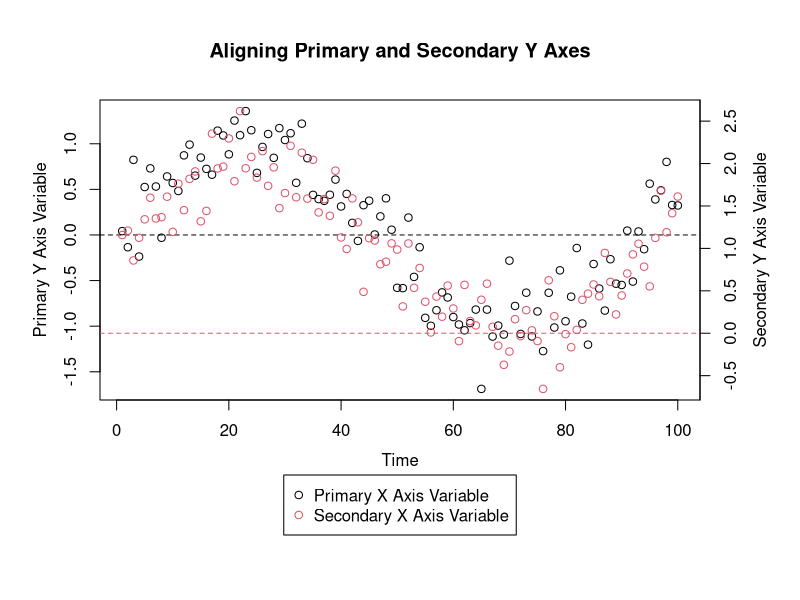
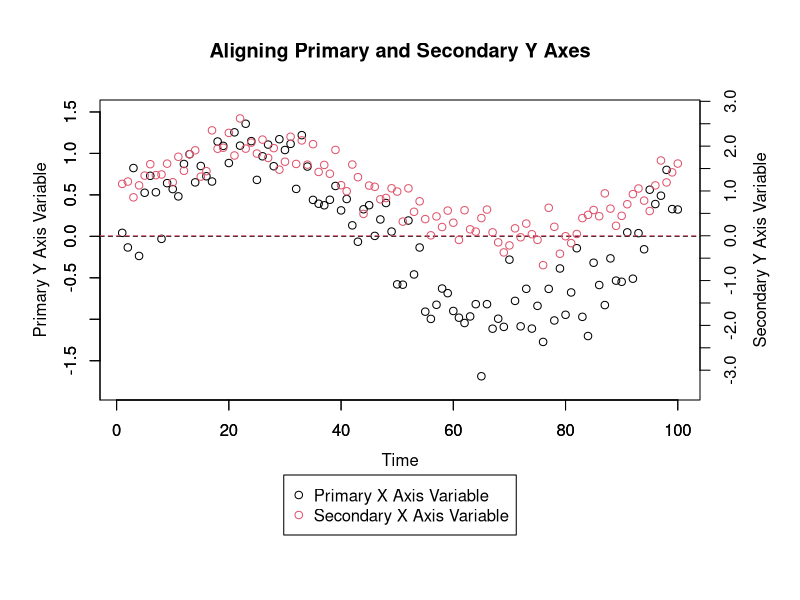

Here is the R script that generated these plots, in order:

# Aligning a Value on Primary and Secondary Y Axes on
# Plots in R

# By David Moore


# You might want to align a value (such as 0) on both the
# primary and secondary y axes. Aligning values can't
# typically be done by default. You could manually
# define axis limits for both axes to align a value, but
# if you manually choose values for these limits, you
# might end up with more space on the top or the bottom
# of the graph than is desireable.

# This code will determine how to optimally align a value
# on both the primary and the secondary y axes such that
# there isn't too much additional space on the top or the
# bottom of any graph.

# At the bottom of this R script, I provide a function
# for calculating rescaled y axis ranges based on a value
# you wish to align across both y axes.


# Generate some made-up data

Practice_Data <- data.frame(Time = 1:100, Primary_Y_Axis_Variable = sin(1:100 / 15) + rnorm(100, 0, 0.25), Secondary_Y_Axis_Variable = sin(1:100 / 15) + rnorm(100, 1, 0.25))


# Graph the data

par(mar = c(10, 5, 5, 5))
with(Practice_Data, plot(Time, Primary_Y_Axis_Variable, xlab = "", ylab = ""))
mtext("Time", 1, 2.5)
mtext("Primary Y Axis Variable", 2, 2.5)
title("Aligning Primary and Secondary Y Axes")
abline(h = 0, lty = 2)
par(new = T)
with(Practice_Data, plot(Time, Secondary_Y_Axis_Variable, col = 2, xlab = "", ylab = "", axes = F))
axis(4, pretty(Practice_Data$Secondary_Y_Axis_Variable))
mtext("Secondary Y Axis Variable", 4, 2.5)
abline(h = 0, col = 2, lty = 2)
legend("bottom", legend = c("Primary X Axis Variable", "Secondary X Axis Variable"), pch = 1, col = 1:2, xpd = T, inset = c(0, -0.45))


# On this graph, it might be desireable to line up the two
# y axes such that 0 is at the same height on the graph for
# both of them.

# The code below will line up a value on both axes. This
# value doesn't necessarily have to be 0, and you can even
# align one value on the primary y axis with another value
# on the secondary y axis. We'll define two values to
# align - one ('Primary_Y_Axis_Value_to_Align') will be for
# the primary y axis and the other
# ('Secondary_Y_Axis_Value_to_Align') will be for the
# secondary y axis. More often than not, these two values
# will be the same, and usually, they will both be 0.

# This code takes care of all possibly situations. First,
# it determines which axis to shift - to align a particular
# value, only one axis can be shifted if all data points
# are still to appear on the graph. Then, it determines
# whether this axis will have to be shifted up or down (or
# neither, if it is already aligned).


# Let's first define the values to align the axes by.

Primary_Y_Axis_Value_to_Align <- 0
Secondary_Y_Axis_Value_to_Align <- 0


# Let's also calculate axis buffers. These buffers will
# determine the minimum amount of space to leave on the
# top and the bottom of each graph. I arbitrarily
# selected a 10 % buffer so that 5 % of the axis range
# will be left as blank space on each end (the top and
# the bottom) of the graph. We will add this value to
# the maximum finite value to get the upper axis range
# limit for each axis separately and we will subtract
# this value to the minimum finite value to get the
# lower axis range limit for each axis separately.

Minimum_Primary_Y_Axis_Variable_Value <- min(Practice_Data$Primary_Y_Axis_Variable[is.finite(Practice_Data$Primary_Y_Axis_Variable)])
Maximum_Primary_Y_Axis_Variable_Value <- max(Practice_Data$Primary_Y_Axis_Variable[is.finite(Practice_Data$Primary_Y_Axis_Variable)])
Minimum_Secondary_Y_Axis_Variable_Value <- min(Practice_Data$Secondary_Y_Axis_Variable[is.finite(Practice_Data$Secondary_Y_Axis_Variable)])
Maximum_Secondary_Y_Axis_Variable_Value <- max(Practice_Data$Secondary_Y_Axis_Variable[is.finite(Practice_Data$Secondary_Y_Axis_Variable)])
Primary_Y_Axis_Buffer <- ((Maximum_Primary_Y_Axis_Variable_Value - Minimum_Primary_Y_Axis_Variable_Value) * 1.1 - (Maximum_Primary_Y_Axis_Variable_Value - Minimum_Primary_Y_Axis_Variable_Value)) / 2
Secondary_Y_Axis_Buffer <- ((Maximum_Secondary_Y_Axis_Variable_Value - Minimum_Secondary_Y_Axis_Variable_Value) * 1.1 - (Maximum_Secondary_Y_Axis_Variable_Value - Minimum_Secondary_Y_Axis_Variable_Value)) / 2


# Now, we'll determine which axis we will shift. Again,
# only one axis can be shifted to align the value we
# chose while ensuring all data points still appear on
# the graph. To figure out which axis to shift, we can
# see which variable already has the value we wish to
# align closer to plot center.

Ratio_of_Value_to_Align_to_Primary_Y_Axis_Range <- (Primary_Y_Axis_Value_to_Align - Minimum_Primary_Y_Axis_Variable_Value) / (Maximum_Primary_Y_Axis_Variable_Value - Minimum_Primary_Y_Axis_Variable_Value)
Ratio_of_Value_to_Align_to_Secondary_Y_Axis_Range <- (Secondary_Y_Axis_Value_to_Align - Minimum_Secondary_Y_Axis_Variable_Value) / (Maximum_Secondary_Y_Axis_Variable_Value - Minimum_Secondary_Y_Axis_Variable_Value)
if (abs(0.5 - Ratio_of_Value_to_Align_to_Primary_Y_Axis_Range) > abs(0.5 - Ratio_of_Value_to_Align_to_Secondary_Y_Axis_Range)) {
  Axis_to_Align <- "Primary"
} else if (abs(0.5 - Ratio_of_Value_to_Align_to_Primary_Y_Axis_Range) < abs(0.5 - Ratio_of_Value_to_Align_to_Secondary_Y_Axis_Range)) {
  Axis_to_Align <- "Secondary"
} else if (abs(0.5 - Ratio_of_Value_to_Align_to_Primary_Y_Axis_Range) == abs(0.5 - Ratio_of_Value_to_Align_to_Secondary_Y_Axis_Range)) {
  Axis_to_Align <- "Neither"
}


# Now that we know which axis's scale will need to be
# altered, we can calculate the new axis limits.
# Essentially, we will alter the axis we need to
# rescale such that the ratio of the value to align
# to the overall axis range for that axis will be the
# same as that ratio for the axis that isn't being
# altered.

if (Axis_to_Align == "Primary") {
  Primary_Y_Axis_Range <- if (Ratio_of_Value_to_Align_to_Secondary_Y_Axis_Range > Ratio_of_Value_to_Align_to_Primary_Y_Axis_Range) {
    c(((Ratio_of_Value_to_Align_to_Secondary_Y_Axis_Range * Maximum_Primary_Y_Axis_Variable_Value - Primary_Y_Axis_Value_to_Align) / (Ratio_of_Value_to_Align_to_Secondary_Y_Axis_Range - 1)) - Primary_Y_Axis_Buffer, Maximum_Primary_Y_Axis_Variable_Value + Primary_Y_Axis_Buffer)
  } else if (Ratio_of_Value_to_Align_to_Primary_Y_Axis_Range > Ratio_of_Value_to_Align_to_Secondary_Y_Axis_Range) {
    c(Minimum_Primary_Y_Axis_Variable_Value - Primary_Y_Axis_Buffer, ((Primary_Y_Axis_Value_to_Align - Minimum_Primary_Y_Axis_Variable_Value + Ratio_of_Value_to_Align_to_Secondary_Y_Axis_Range * Minimum_Primary_Y_Axis_Variable_Value) / Ratio_of_Value_to_Align_to_Secondary_Y_Axis_Range) + Primary_Y_Axis_Buffer)
  }
  Secondary_Y_Axis_Range <- c(Minimum_Secondary_Y_Axis_Variable_Value - Secondary_Y_Axis_Buffer, Maximum_Secondary_Y_Axis_Variable_Value + Secondary_Y_Axis_Buffer)
} else if (Axis_to_Align == "Secondary") {
  Primary_Y_Axis_Range <- c(Minimum_Primary_Y_Axis_Variable_Value - Primary_Y_Axis_Buffer, Maximum_Primary_Y_Axis_Variable_Value + Primary_Y_Axis_Buffer)
  Secondary_Y_Axis_Range <- if (Ratio_of_Value_to_Align_to_Primary_Y_Axis_Range > Ratio_of_Value_to_Align_to_Secondary_Y_Axis_Range) {
    c(((Ratio_of_Value_to_Align_to_Primary_Y_Axis_Range * Maximum_Secondary_Y_Axis_Variable_Value - Secondary_Y_Axis_Value_to_Align) / (Ratio_of_Value_to_Align_to_Primary_Y_Axis_Range - 1) - Secondary_Y_Axis_Buffer), Maximum_Secondary_Y_Axis_Variable_Value + Secondary_Y_Axis_Buffer)
  } else if (Ratio_of_Value_to_Align_to_Secondary_Y_Axis_Range > Ratio_of_Value_to_Align_to_Primry_Y_Axis_Range) {
    c(Minimum_Secondary_Y_Axis_Variable_Value - Secondary_Y_Axis_Buffer, ((Secondary_Y_Axis_Value_to_Align - Minimum_Secondary_Y_Axis_Variable_Value + Ratio_of_Value_to_Align_to_Primary_Y_Axis_Range * Minimum_Secondary_Y_Axis_Variable_Value) / Ratio_of_Value_to_Align_to_Primary_Y_Axis_Range) + Secondary_Y_Axis_Buffer)
  }
} else if (Axis_to_Align == "Neither") {
  Primary_Y_Axis_Range <- c(Minimum_Primary_Y_Axis_Variable_Value - Primary_Y_Axis_Buffer, Maximum_Primary_Y_Axis_Variable_Value + Primary_Y_Axis_Buffer)
  Secondary_Y_Axis_Range <- c(Minimum_Secondary_Y_Axis_Variable_Value - Secondary_Y_Axis_Buffer, Maximum_Secondary_Y_Axis_Variable_Value + Secondary_Y_Axis_Buffer)
}


# We'll need to generate new axis labels too since we've
# rescaled one of the axes.

if (Axis_to_Align == "Primary") {
  Difference <- unique(diff(pretty(Practice_Data$Primary_Y_Axis_Variable)))
  Primary_Y_Axis_Labels <- if (Ratio_of_Value_to_Align_to_Secondary_Y_Axis_Range < Ratio_of_Value_to_Align_to_Primary_Y_Axis_Range) {
    c(pretty(Practice_Data$Primary_Y_Axis_Variable), sapply(seq_len(abs(floor((max(Primary_Y_Axis_Range) - max(pretty(Practice_Data$Primary_Y_Axis_Variable))) / Difference))), function (x) {
      max(pretty(Practice_Data$Primary_Y_Axis_Variable)) + Difference * x
    }))
  } else if (Ratio_of_Value_to_Align_to_Primary_Y_Axis_Range < Ratio_of_Value_to_Align_to_Secondary_Y_Axis_Range) {
    c(rev(sapply(seq_len(abs(ceiling((min(Primary_Y_Axis_Range) - min(pretty(Practice_Data$Primary_Y_Axis_Variable))) / Difference))), function (x) {
      min(pretty(Practice_Data$Primary_Y_Axis_Variable)) - Difference * x
    })), pretty(Practice_Data$Primary_Y_Axis_Variable))
  }
  Secondary_Y_Axis_Labels <- pretty(Practice_Data$Secondary_Y_Axis_Variable)
} else if (Axis_to_Align == "Secondary") {
  Primary_Y_Axis_Labels <- pretty(Practice_Data$Primary_Y_Axis_Variable)
  Difference <- unique(diff(pretty(Practice_Data$Secondary_Y_Axis_Variable)))
  Secondary_Y_Axis_Labels <- if (Ratio_of_Value_to_Align_to_Primary_Y_Axis_Range < Ratio_of_Value_to_Align_to_Secondary_Y_Axis_Range) {
    c(pretty(Practice_Data$Secondary_Y_Axis_Variable), sapply(seq_len(abs(floor((max(Secondary_Y_Axis_Range) - max(pretty(Practice_Data$Secondary_Y_Axis_Variable))) / Difference))), function (x) {
      max(pretty(Practice_Data$Secondary_Y_Axis_Variable)) + Difference * x
    }))
  } else if (Ratio_of_Value_to_Align_to_Secondary_Y_Axis_Range < Ratio_of_Value_to_Align_to_Primary_Y_Axis_Range) {
    c(rev(sapply(seq_len(abs(ceiling((min(Secondary_Y_Axis_Range) - min(pretty(Practice_Data$Secondary_Y_Axis_Variable))) / Difference))), function (x) {
      min(pretty(Practice_Data$Secondary_Y_Axis_Variable)) - Difference * x
    })), pretty(Practice_Data$Secondary_Y_Axis_Variable))
  }
} else if (Axis_to_Align == "Neither") {
  Primary_Y_Axis_Labels <- pretty(Practice_Data$Primary_Y_Axis_Variable)
  Secondary_Y_Axis_Labels <- pretty(Practice_Data$Secondary_Y_Axis_Variable)
}


# Here is the final product:

par(mar = c(10, 5, 5, 5))
with(Practice_Data, plot(Time, Primary_Y_Axis_Variable, xlab = "", ylab = "", ylim = Primary_Y_Axis_Range))
axis(1, pretty(Practice_Data$Time))
axis(2, Primary_Y_Axis_Labels)
mtext("Time", 1, 2.5)
mtext("Primary Y Axis Variable", 2, 2.5)
title("Aligning Primary and Secondary Y Axes")
abline(h = 0, lty = 2)
par(new = T)
with(Practice_Data, plot(Time, Secondary_Y_Axis_Variable, col = 2, xlab = "", ylab = "", ylim = Secondary_Y_Axis_Range, axes = F))
axis(4, Secondary_Y_Axis_Labels)
mtext("Secondary Y Axis Variable", 4, 2.5)
abline(h = 0, col = 2, lty = 2)
legend("bottom", legend = c("Primary X Axis Variable", "Secondary X Axis Variable"), pch = 1, col = 1:2, xpd = T, inset = c(0, -0.45))


# We can also write a function that returns the new axis
# limits based on the value you wish to align the axes by.

# This function takes 6 arguments, and the first two are
# required:

# 'Primary_Y_Axis_Variable' is the variable you wish to
# appear on the primary y axis.

# 'Secondary_Y_Axis_Variable' is the variable you wish to
# appear on the secondary y axis.

# 'Data_Frame' is an optional argument you can provide if
# both the 'Primary_Y_Axis_Variable' and
# 'Secondary_Y_Axis_Variable' arguments come from the
# same data frame and you only want to type the data
# frame name once.

# 'Primary_Y_Axis_Value_to_Align' is the value you wish
# to align on the primary y axis.

# 'Secondary_Y_Axis_Value_to_Align' is the value you wish
# to align on the secondary y axis.

# 'Axis_Buffer' is the total percent of blank space you
# wish to leave around the top and the bottom of the graph
# (half of this space will appear on the top and half will
# appear on the bottom).

Axis_Limits_for_Primary_and_Secondary_Y_Axes_Aligned_by_a_Value_Function <- function (Primary_Y_Axis_Variable, Secondary_Y_Axis_Variable, Data_Frame, Primary_Y_Axis_Value_to_Align = 0, Secondary_Y_Axis_Value_to_Align = 0, Axis_Buffer = 10) {
  if (!missing(Data_Frame)) {
    Primary_Y_Axis_Variable <- as.numeric(Data_Frame[[deparse(substitute(Primary_Y_Axis_Variable))]])
    Secondary_Y_Axis_Variable <- as.numeric(Data_Frame[[deparse(substitute(Secondary_Y_Axis_Variable))]])
  } else if (missing(Data_Frame)) {
    Primary_Y_Axis_Variable <- as.numeric(Primary_Y_Axis_Variable)
    Secondary_Y_Axis_Variable <- as.numeric(Secondary_Y_Axis_Variable)
  }
  if (!any(sapply(list(Primary_Y_Axis_Variable, Secondary_Y_Axis_Variable, Primary_Y_Axis_Value_to_Align, Secondary_Y_Axis_Value_to_Align, Axis_Buffer), is.numeric))) {
    stop ("'Primary_Y_Axis_Variable' and 'Secondary_Y_Axis_Variable' arguments must be either of class integer or of class numeric")
  }
  if (length(Primary_Y_Axis_Variable) != length(Secondary_Y_Axis_Variable)) {
    stop ("'Primary_Y_Axis_Variable' and 'Secondary_Y_Axis_Variable' arguments must be the same length")
  }
  Axis_Buffer <- 1 + Axis_Buffer / 100
  Minimum_Primary_Y_Axis_Variable_Value <- min(Primary_Y_Axis_Variable[is.finite(Primary_Y_Axis_Variable)])
  Maximum_Primary_Y_Axis_Variable_Value <- max(Primary_Y_Axis_Variable[is.finite(Primary_Y_Axis_Variable)])
  Minimum_Secondary_Y_Axis_Variable_Value <- min(Secondary_Y_Axis_Variable[is.finite(Secondary_Y_Axis_Variable)])
  Maximum_Secondary_Y_Axis_Variable_Value <- max(Secondary_Y_Axis_Variable[is.finite(Secondary_Y_Axis_Variable)])
  Primary_Y_Axis_Buffer <- ((Maximum_Primary_Y_Axis_Variable_Value - Minimum_Primary_Y_Axis_Variable_Value) * Axis_Buffer - (Maximum_Primary_Y_Axis_Variable_Value - Minimum_Primary_Y_Axis_Variable_Value)) / 2
  Secondary_Y_Axis_Buffer <- ((Maximum_Secondary_Y_Axis_Variable_Value - Minimum_Secondary_Y_Axis_Variable_Value) * Axis_Buffer - (Maximum_Secondary_Y_Axis_Variable_Value - Minimum_Secondary_Y_Axis_Variable_Value)) / 2
  Ratio_of_Value_to_Align_to_Primary_Y_Axis_Range <- (Primary_Y_Axis_Value_to_Align - Minimum_Primary_Y_Axis_Variable_Value) / (Maximum_Primary_Y_Axis_Variable_Value - Minimum_Primary_Y_Axis_Variable_Value)
  Ratio_of_Value_to_Align_to_Secondary_Y_Axis_Range <- (Secondary_Y_Axis_Value_to_Align - Minimum_Secondary_Y_Axis_Variable_Value) / (Maximum_Secondary_Y_Axis_Variable_Value - Minimum_Secondary_Y_Axis_Variable_Value)
  if (abs(0.5 - Ratio_of_Value_to_Align_to_Primary_Y_Axis_Range) > abs(0.5 - Ratio_of_Value_to_Align_to_Secondary_Y_Axis_Range)) {
    Axis_to_Align <- "Primary"
  } else if (abs(0.5 - Ratio_of_Value_to_Align_to_Primary_Y_Axis_Range) < abs(0.5 - Ratio_of_Value_to_Align_to_Secondary_Y_Axis_Range)) {
    Axis_to_Align <- "Secondary"
  } else if (abs(0.5 - Ratio_of_Value_to_Align_to_Primary_Y_Axis_Range) == abs(0.5 - Ratio_of_Value_to_Align_to_Secondary_Y_Axis_Range)) {
    Axis_to_Align <- "Neither"
  }
  if (Axis_to_Align == "Primary") {
    Primary_Y_Axis_Range <- if (Ratio_of_Value_to_Align_to_Secondary_Y_Axis_Range > Ratio_of_Value_to_Align_to_Primary_Y_Axis_Range) {
      c(((Ratio_of_Value_to_Align_to_Secondary_Y_Axis_Range * Maximum_Primary_Y_Axis_Variable_Value - Primary_Y_Axis_Value_to_Align) / (Ratio_of_Value_to_Align_to_Secondary_Y_Axis_Range - 1)) - Primary_Y_Axis_Buffer, Maximum_Primary_Y_Axis_Variable_Value + Primary_Y_Axis_Buffer)
    } else if (Ratio_of_Value_to_Align_to_Primary_Y_Axis_Range > Ratio_of_Value_to_Align_to_Secondary_Y_Axis_Range) {
      c(Minimum_Primary_Y_Axis_Variable_Value - Primary_Y_Axis_Buffer, ((Primary_Y_Axis_Value_to_Align - Minimum_Primary_Y_Axis_Variable_Value + Ratio_of_Value_to_Align_to_Secondary_Y_Axis_Range * Minimum_Primary_Y_Axis_Variable_Value) / Ratio_of_Value_to_Align_to_Secondary_Y_Axis_Range) + Primary_Y_Axis_Buffer)
    }
    Secondary_Y_Axis_Range <- c(Minimum_Secondary_Y_Axis_Variable_Value - Secondary_Y_Axis_Buffer, Maximum_Secondary_Y_Axis_Variable_Value + Secondary_Y_Axis_Buffer)
  } else if (Axis_to_Align == "Secondary") {
    Primary_Y_Axis_Range <- c(Minimum_Primary_Y_Axis_Variable_Value - Primary_Y_Axis_Buffer, Maximum_Primary_Y_Axis_Variable_Value + Primary_Y_Axis_Buffer)
    Secondary_Y_Axis_Range <- if (Ratio_of_Value_to_Align_to_Primary_Y_Axis_Range > Ratio_of_Value_to_Align_to_Secondary_Y_Axis_Range) {
      c(((Ratio_of_Value_to_Align_to_Primary_Y_Axis_Range * Maximum_Secondary_Y_Axis_Variable_Value - Secondary_Y_Axis_Value_to_Align) / (Ratio_of_Value_to_Align_to_Primary_Y_Axis_Range - 1) - Secondary_Y_Axis_Buffer), Maximum_Secondary_Y_Axis_Variable_Value + Secondary_Y_Axis_Buffer)
    } else if (Ratio_of_Value_to_Align_to_Secondary_Y_Axis_Range > Ratio_of_Value_to_Align_to_Primry_Y_Axis_Range) {
      c(Minimum_Secondary_Y_Axis_Variable_Value - Secondary_Y_Axis_Buffer, ((Secondary_Y_Axis_Value_to_Align - Minimum_Secondary_Y_Axis_Variable_Value + Ratio_of_Value_to_Align_to_Primary_Y_Axis_Range * Minimum_Secondary_Y_Axis_Variable_Value) / Ratio_of_Value_to_Align_to_Primary_Y_Axis_Range) + Secondary_Y_Axis_Buffer)
    }
  } else if (Axis_to_Align == "Neither") {
    Primary_Y_Axis_Range <- c(Minimum_Primary_Y_Axis_Variable_Value - Primary_Y_Axis_Buffer, Maximum_Primary_Y_Axis_Variable_Value + Primary_Y_Axis_Buffer)
    Secondary_Y_Axis_Range <- c(Minimum_Secondary_Y_Axis_Variable_Value - Secondary_Y_Axis_Buffer, Maximum_Secondary_Y_Axis_Variable_Value + Secondary_Y_Axis_Buffer)
  }
  return (list(Primary_Y_Axis_Range = Primary_Y_Axis_Range, Secondary_Y_Axis_Range = Secondary_Y_Axis_Range))
}


# This function works on our made-up data:

Axis_Limits_for_Primary_and_Secondary_Y_Axes_Aligned_by_a_Value_Function(Primary_Y_Axis_Variable, Secondary_Y_Axis_Variable, Practice_Data)
